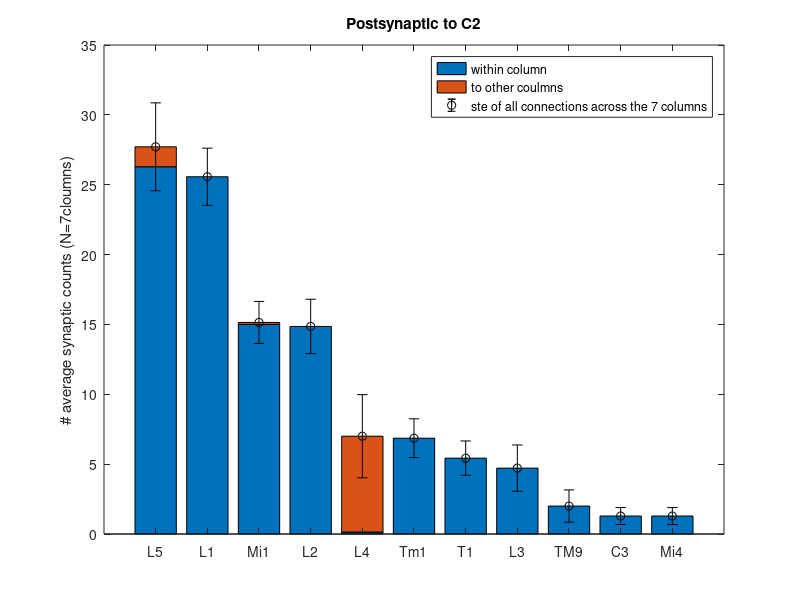
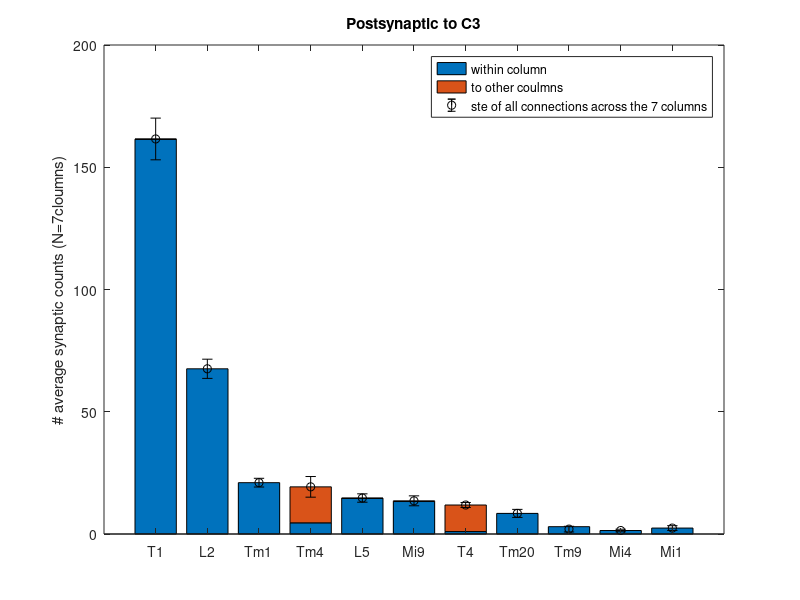
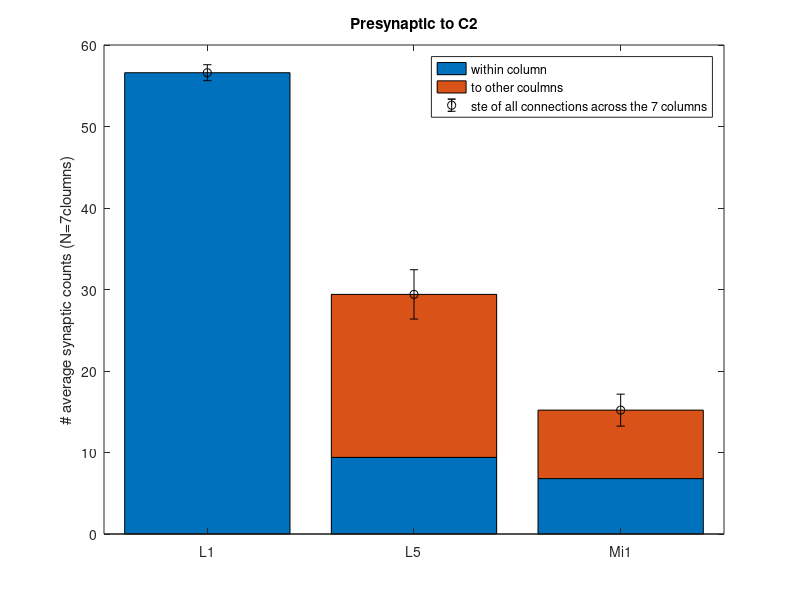
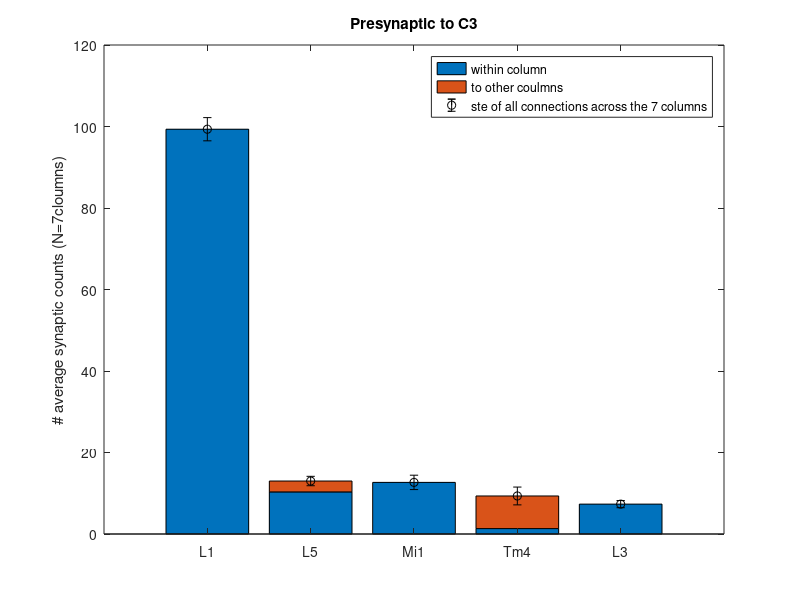

MATLAB code to generate these figures, in order:


%% NEW from Janelia website http://emanalysis.janelia.org/flyem_tables.php  (03.02.2021)
% 'home' against 'other'    add 'instance' to columns visible to see if the column identy of the neuron connection

%% Outputs from C2: 

L1=[25,0;21,0;31,0; 31,0; 30,0;17,0;24,0]
L2=[14,0;9,0;21,0;20,0;19,0;9,0;12,0]
L3=[4,0;3,0;5,0;10,0;11,0;0,0;0,0]
L4=[0,23;0,2;1,0;0,0;0,6;0,9;0,8]
L5=[36,9;21,0;29,1;25,0;28,0;21,0;24,0]
Mi1=[17,0;15,0;21,0;17,0;10,0;9,1;16,0]
Tm1=[13,0;4,0;4,0;3,0;8,0;10,0;6,0]
T1=[5,0;1,0;9,0;3,0;9,0;8,0;3,0]
C3=[4,0;0,0;3,0;0,0;1,0;1,0;0,0]
Mi4=[4,0;0,0;3,0;0,0;1,0;1,0;0,0]
TM9=[0,0;8,0;4,0;2,0;0,0;0,0;0,0]

figure
C2Can=[mean(L5);mean(L1);mean(Mi1);mean(L2);mean(L4);mean(Tm1);mean(T1);mean(L3);mean(TM9);mean(C3);mean(Mi4)]
C2CanLabel={'L5','L1','Mi1','L2','L4','Tm1','T1','L3','TM9','C3','Mi4'}
bar(C2Can,'stacked')
set(gca, 'XTickLabel', C2CanLabel)
title('Postsynaptic to C2')
ylabel('# average synaptic counts (N=7cloumns)')
hold on 
errorbar([mean(sum(L5,2));mean(sum(L1,2));mean(sum(Mi1,2));mean(sum(L2,2));mean(sum(L4,2));mean(sum(Tm1,2));mean(sum(T1,2));mean(sum(L3,2));mean(sum(TM9,2));mean(sum(C3,2));mean(sum(Mi4,2))],...
    [std(sum(L5,2));std(sum(L1,2));std(sum(Mi1,2));std(sum(L2,2));std(sum(L4,2));std(sum(Tm1,2));std(sum(T1,2));std(sum(L3,2));std(sum(TM9,2));std(sum(C3,2));std(sum(Mi4,2))]/sqrt(7), 'ko')

legend('within column' , 'to other coulmns', 'ste of all connections across the 7 columns')


%% Outputs from C3: 

L2=[67,0;70,0;89,0;57,0;65,0;60,0;65,0]
L5=[22,0;18,0;15,1;15,0;10,0;9,0;13,0]
Mi1=[1,0;0,0;5,0;1,0;1,0;2,0;7,0]
T1=[180,1;175,0;190,0;125,0;144,0;161,0;155,0]
Mi9=[17,1;8,0;22,0;11,0;7,0;14,1;14,0]
Tm1=[30,0;23,0;21,0;21,0;18,0;19,0;15,0]
Tm4=[5,35;3,7;9,1;6,14;0,10;3,15;6,21]
Tm20=[17,0;11,0;6,0;8,0;7,0;4,0;6,0]
T4=[0,15;0,9;0,10;2,8;2,8;0,14;3,12]
Tm9=[4,0;8,0;2,0;2,0;1,0;3,0;1,0]
Mi4=[3,0;2,0;0,0;3,0;0,0;2,0;0,0]


figure
C3Can=[mean(T1);mean(L2);mean(Tm1);mean(Tm4);mean(L5);mean(Mi9);mean(T4);mean(Tm20);mean(Tm9);mean(Mi4); mean(Mi1)]
C3CanLabel={'T1','L2','Tm1','Tm4','L5','Mi9','T4','Tm20','Tm9','Mi4','Mi1'}
bar(C3Can,'stacked')
set(gca, 'XTickLabel', C3CanLabel)
title('Postsynaptic to C3')
ylabel('# average synaptic counts (N=7cloumns)')
hold on 
errorbar([mean(sum(T1,2));mean(sum(L2,2));mean(sum(Tm1,2));mean(sum(Tm4,2));mean(sum(L5,2));mean(sum(Mi9,2));mean(sum(T4,2));mean(sum(Tm20,2));mean(sum(TM9,2));mean(sum(Mi4,2));mean(sum(Mi1,2))],...
    [std(sum(T1,2));std(sum(L2,2));std(sum(Tm1,2));std(sum(Tm4,2));std(sum(L5,2));std(sum(Mi9,2));std(sum(T4,2));std(sum(Tm20,2));std(sum(TM9,2));std(sum(Mi4,2));std(sum(Mi1,2))]/sqrt(7), 'ko')

legend('within column' , 'to other coulmns', 'ste of all connections across the 7 columns')

%% Inputs to C2: 

L1=[57,0;56,0;60,0;54,0;56,0]
L5=[12,18;7,11;15,15;4,30;9,26]
Mi1=[1,10;12,7;7,12;7,3;7,10]


figure
C2Can=[mean(L1);mean(L5);mean(Mi1)]
C2CanLabel={'L1','L5','Mi1'}
bar(C2Can,'stacked')
set(gca, 'XTickLabel', C2CanLabel)
title('Presynaptic to C2')
ylabel('# average synaptic counts (N=7cloumns)')
hold on 
errorbar([mean(sum(L1,2));mean(sum(L5,2));mean(sum(Mi1,2))],...
    [std(sum(L1,2));std(sum(L5,2));std(sum(Mi1,2))]/sqrt(5), 'ko')

legend('within column' , 'to other coulmns', 'ste of all connections across the 7 columns')


%% Inputs to C3: 

L1=[105,0;96,0;97,0]
L5=[11,4;7,4;13,0]
Mi1=[16,0;10,0;12,0]
L3=[9,0;7,0;6,0]
Tm4=[2,9;2,3;0,12]



figure
C3Can=[mean(L1);mean(L5);mean(Mi1); mean(Tm4);mean(L3)]
C3CanLabel={'L1','L5','Mi1', 'Tm4','L3'}
bar(C3Can,'stacked')
set(gca, 'XTickLabel', C3CanLabel)
title('Presynaptic to C3')
ylabel('# average synaptic counts (N=7cloumns)')
hold on 
errorbar([mean(sum(L1,2));mean(sum(L5,2));mean(sum(Mi1,2));mean(sum(Tm4,2));mean(sum(L3,2))],...
    [std(sum(L1,2));std(sum(L5,2));std(sum(Mi1,2));std(sum(Tm4,2));std(sum(L3,2))]/sqrt(3), 'ko')

legend('within column' , 'to other coulmns', 'ste of all connections across the 7 columns')


